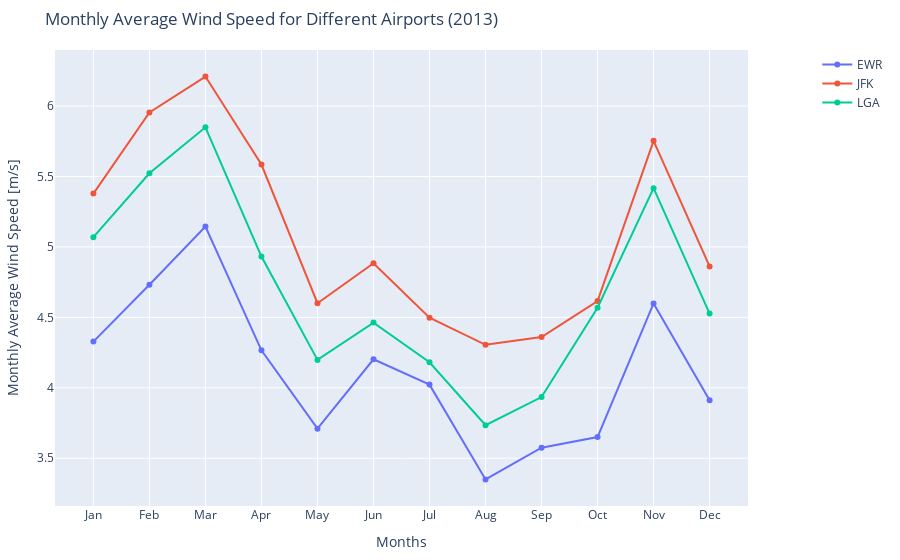

Write notebook code for a chart like this one.
### Code cell
fig = go.Figure()

for column in wide_monthly_mean_wind_speed.columns:
    fig.add_trace(
        go.Scatter(
            x=wide_monthly_mean_wind_speed.index,
            y=wide_monthly_mean_wind_speed[column],
            mode="markers+lines",
            name=column,
            hovertemplate="<b>Airport</b>: "
            + column
            + "<br>"
            + "<b>Month</b>: %{x}<br>"
            + "<b>Wind Speed</b>: %{y} m/s",
        )
    )

# Updating layout
fig.update_layout(
    title="Monthly Average Wind Speed for Different Airports (2013)",
    xaxis_title="Months",
    yaxis_title="Monthly Average Wind Speed [m/s]",
    hovermode="x",  # Showing closest data point on hovering
    legend=dict(x=1.1, y=1),  # Positioning legend outside the plot
    showlegend=True,
    margin=dict(l=50, r=50, t=50, b=50),  # Adjusting margin for better visibility
)

fig.show()

### Figure 1 — Plotly figure (JSON) as saved in the notebook; plotly's stock layout.template omitted (floating-point values rounded to 4 significant figures)
{"data": [{"hovertemplate": "<b>Airport</b>: EWR<br><b>Month</b>: %{x}<br><b>Wind Speed</b>: %{y} m/s", "mode": "markers+lines", "name": "EWR", "type": "scatter", "x": ["Jan", "Feb", "Mar", "Apr", "May", "Jun", "Jul", "Aug", "Sep", "Oct", "Nov", "Dec"], "y": [4.328, 4.732, 5.145, 4.266, 3.71, 4.203, 4.023, 3.35, 3.575, 3.651, 4.599, 3.912]}, {"hovertemplate": "<b>Airport</b>: JFK<br><b>Month</b>: %{x}<br><b>Wind Speed</b>: %{y} m/s", "mode": "markers+lines", "name": "JFK", "type": "scatter", "x": ["Jan", "Feb", "Mar", "Apr", "May", "Jun", "Jul", "Aug", "Sep", "Oct", "Nov", "Dec"], "y": [5.379, 5.955, 6.209, 5.585, 4.6, 4.884, 4.498, 4.305, 4.36, 4.615, 5.753, 4.862]}, {"hovertemplate": "<b>Airport</b>: LGA<br><b>Month</b>: %{x}<br><b>Wind Speed</b>: %{y} m/s", "mode": "markers+lines", "name": "LGA", "type": "scatter", "x": ["Jan", "Feb", "Mar", "Apr", "May", "Jun", "Jul", "Aug", "Sep", "Oct", "Nov", "Dec"], "y": [5.069, 5.522, 5.849, 4.932, 4.198, 4.463, 4.181, 3.734, 3.934, 4.569, 5.417, 4.527]}], "layout": {"hovermode": "x", "legend": {"x": 1.1, "y": 1}, "margin": {"b": 50, "l": 50, "r": 50, "t": 50}, "showlegend": true, "title": {"text": "Monthly Average Wind Speed for Different Airports (2013)"}, "xaxis": {"title": {"text": "Months"}}, "yaxis": {"title": {"text": "Monthly Average Wind Speed [m/s]"}}}}
